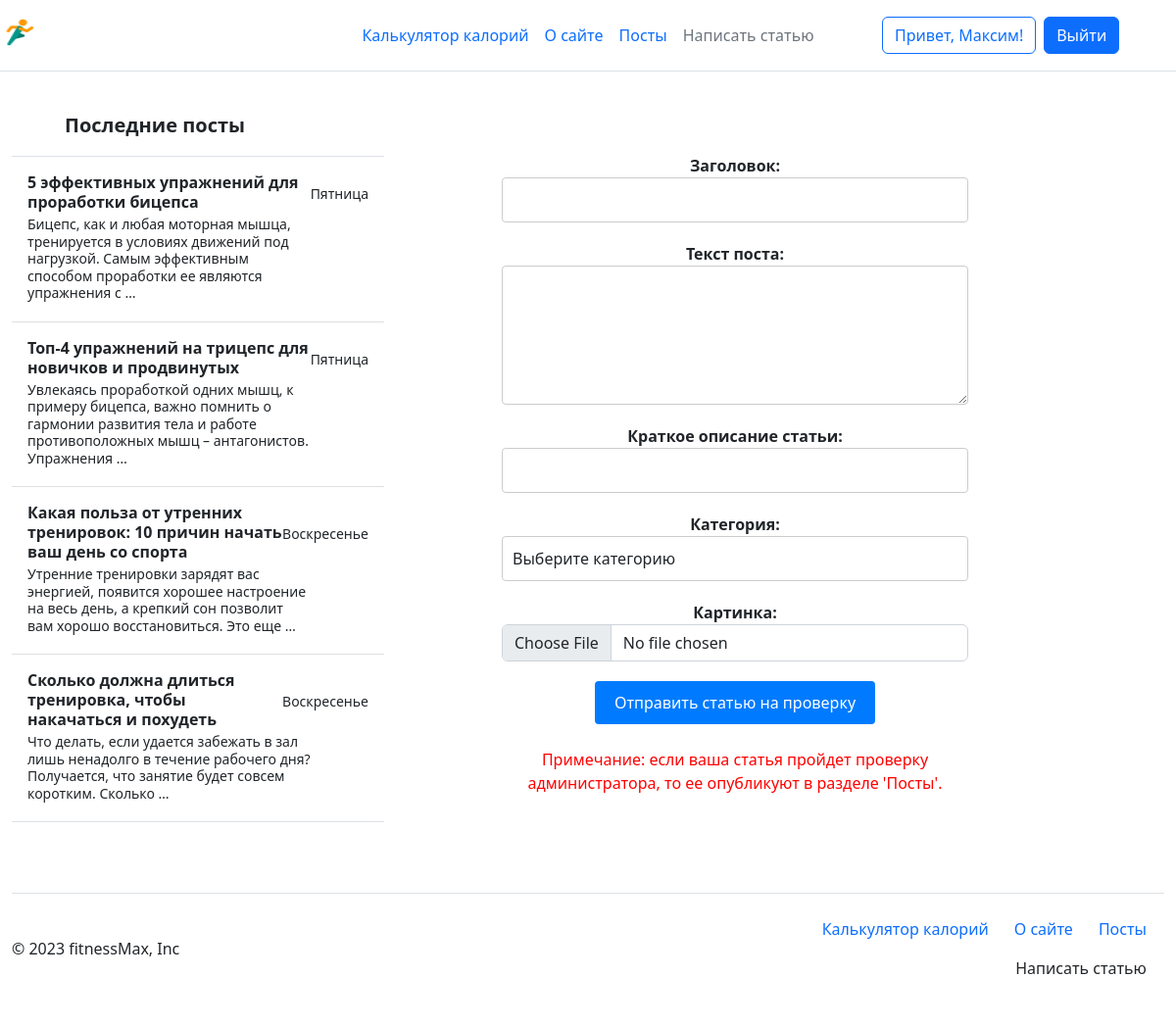
Screenshot of /posts/add_page/ (signed in) with the database file from the repository.
### calorie_calculator/models.py (models this page shows)
class Menu(models.Model):
    name = models.CharField(max_length=255, blank=True, verbose_name='Название')
    description = models.TextField(verbose_name='Описание')
    slug = models.CharField(max_length=255, verbose_name='URL', unique=True, null=True, blank=True)
    view_name = models.CharField(max_length=255, verbose_name='Название view', null=True)
    title_for_page = models.CharField(max_length=255, verbose_name='Заголовок для страницы', blank=True, null=True)
    def get_absolute_url(self):
        if self.slug is None:
            return reverse('home')
        return reverse(viewname=f'{self.view_name}')
    def __str__(self):
        return self.name

### registration/models.py (models this page shows)
class CustomUser(AbstractUser):
    avatar = models.ImageField(upload_to='avatars/', blank=True, null=True)
    email = models.EmailField(unique=True)

### posts/models.py (models this page shows, shortened)
class Posts(models.Model):
    title = models.CharField(max_length=255, verbose_name='Заголовок')
    content = models.TextField(verbose_name='Текст поста')
    description = models.CharField(max_length=255, verbose_name='Краткое описание статьи')
    slug = models.SlugField(max_length=255, db_index=True, unique=True, verbose_name='URL')
    cat = models.ForeignKey('Category', on_delete=models.CASCADE, verbose_name='Категория', null=True)
    time_create = models.DateTimeField(auto_now_add=True, verbose_name='Время создания')
    photo = models.ImageField(upload_to='photos/%Y/%m/%d', verbose_name='Картинка', null=True)
    author = models.ForeignKey(AUTH_USER_MODEL, on_delete=models.CASCADE, verbose_name='Автор', blank=True, null=True)
    is_published = models.BooleanField(verbose_name='Публикация', default=False)
    class Meta:
        verbose_name = 'Посты'
        verbose_name_plural = 'Посты'
        ordering = ['-time_create', '-title']
    def get_absolute_url(self):
        return reverse('post', kwargs={'post_slug': self.slug})

### posts/views.py (the view, shortened to what this page needs)
# urls.py: path('add_page/', AddPage.as_view(), name='AddPage'),
class AddPage(LoginRequiredMixin, DataMixin, CreateView):
    form_class = AddPageForm
    template_name = 'posts/add_page.html'
    success_url = reverse_lazy('PostsHome')
    login_url = reverse_lazy('register')
    def get_context_data(self, *, object_list=None, **kwargs):
        context = super().get_context_data(**kwargs)
        c_def = self.get_user_context(title='Создание статьи')
        return dict(list(context.items()) + list(c_def.items()))

### posts/forms.py (shortened to what this page needs)
class AddPageForm(forms.ModelForm):
    def __init__(self, *args, **kwargs):
        super().__init__(*args, **kwargs)
        self.fields['cat'].empty_label = 'Выберите категорию'
    class Meta:
        model = Posts
        fields = ['title', 'content', 'description', 'cat', 'photo']
        widgets = {
            'title': forms.TextInput({'class': 'form-control'}),
            'content': forms.Textarea({'class': 'form-control', 'rows': '5'}),
            'description': forms.TextInput({'class': 'form-control'}),
            'cat': forms.Select({'class': 'form-select'}),
            'photo': forms.ClearableFileInput({'class': 'form-control'})
        }

### posts/models.py (called while the page is built)
    def __str__(self):
        return self.name

### utils.py (called while the page is built)
    def get_user_context(self, **kwargs):
        context = kwargs
        last_posts = Posts.objects.all().filter(is_published=True).order_by('-time_create')[:6]
        menu = Menu.objects.all()
        context['menu'] = menu
        context['last_posts'] = last_posts
        return context

### posts/templates/posts/add_page.html (shortened to what this page needs)
{% extends 'common/base.html' %}
{% block content %}
<form method="post" action="{% url 'AddPage' %}" class="add-page-form" enctype="multipart/form-data">
    {% for f in form %}
    <div class="form-group">
        <label for="{{f.id_for_label}}">{{f.label}}: </label> {{f}}
    </div>
    {% endfor %}
    <button type="submit" class="btn btn-primary">Отправить статью на проверку</button>
</form>
<br>
<p style="color: red;">Примечание: если ваша статья пройдет проверку администратора, то ее опубликуют в разделе 'Посты'.</p>
{% endblock %}

### templates/common/base.html (shortened to what this page needs)
{% load static %}
<!DOCTYPE html>
<html lang="en">
<head>
    <link rel="stylesheet" href="https://cdn.jsdelivr.net/npm/bootstrap@5.2.3/dist/css/bootstrap.min.css">
    <link rel="stylesheet" href="{% static 'css/styles.css' %}">
    <link rel="stylesheet" href="{% static 'calorie_calculator/css/styles.css' %}">
    <link rel="stylesheet" href="{% static 'posts/css/style.css' %}">
    <link rel="stylesheet" href="{% static 'posts/css/addpage.css' %}">
    <link rel="stylesheet" href="{% static 'posts/css/paginator.css' %}">
    <link rel="stylesheet" href="{% static 'posts/css/comments.css' %}">
</head>
<body>
    {% block header %}
    <header class="d-flex flex-wrap align-items-center justify-content-center justify-content-md-between py-3 mb-4 border-bottom">
        <div class="col-md-3 mb-2 mb-md-0 dop_png">
          <a href="/" class="d-inline-flex link-body-emphasis text-decoration-none">
            <img src="{% static 'calorie_calculator/images/main.png' %}" width="40" height="32">
          </a>
        </div>
        <ul class="nav col-12 col-md-auto mb-2 justify-content-center mb-md-0 dop_header">
          {% for m in menu %}
          {% if m.slug == request.path|slice:'1:'|slice:'-1' or m.slug is None and request.path == '/' %}
          <li class="nav-link px-2 link-secondary">{{m}}</li>
          {% else %}
          <li><a href="{{m.get_absolute_url}}" class="nav-link px-2">{{m}}</a></li>
        {% endif %}
        {% endfor %}
        </ul>
        <div class="col-md-3 text-end dop_login">
          {% if request.user.is_authenticated %}
          <form action="{% url 'logout' %}">
            <div class="d-flex">
              <button type="button" class="btn btn-outline-primary me-2">Привет, {{request.user.first_name}}!</button>
              <button type="submit" class="btn btn-primary">Выйти</button>
            </div>
          </form>
          {% endif %}
        </div>
      </header>
    {% endblock %}
    <div class="container-fluid">
      <div class="row">
        <div class="col-md-3 sidebar dop_sidebar">
    {% block sidebar %}
    <div class="d-flex flex-column align-items-stretch flex-shrink-0 bg-body-tertiary" style="width: 380px;">
      <a href="{% url 'PostsHome' %}" class="d-flex align-items-center flex-shrink-0 p-3 link-body-emphasis text-decoration-none border-bottom">
        <svg class="bi pe-none me-2" width="30" height="24"><use xlink:href="#bootstrap"></use></svg>
        <span class="fs-5 fw-semibold">Последние посты</span>
      </a>
      <div class="list-group list-group-flush border-bottom scrollarea mini_tel">
      {% for p in last_posts %}
        {% if request.path_info|slice:'7:'|slice:'0:-1' == p.slug %}
        <a href="{{p.get_absolute_url}}" class="list-group-item list-group-item-action active py-3 lh-sm" aria-current="true">
          <div class="d-flex w-100 align-items-center justify-content-between">
            <strong class="mb-1">{{p.title}}</strong>
            <small>{{ p.time_create|date:'l' }}</small>
          </div>
          <div class="col-10 mb-1 small">{{p.description|truncatewords:20}}</div>
        </a>
        {% else %}
        <a href="{{p.get_absolute_url}}" class="list-group-item list-group-item-action py-3 lh-sm">
          <div class="d-flex w-100 align-items-center justify-content-between">
            <strong class="mb-1">{{p.title}}</strong>
            <small class="text-body-secondary">{{ p.time_create|date:'l' }}</small>
          </div>
          <div class="col-10 mb-1 small">{{p.description|truncatewords:20}}</div>
        </a>
        {% endif %}
        {% endfor %}
      </div>
    </div>
    {% endblock %}
  </div>
  <div class="col-md-9 content mobile">
    <div class="content content-text-center">
    {% block content %}
    {% endblock %}
        </div>
    </div>
  </div>
  </div>
  {% block footer %}
  <div class="container-fluid">
    <footer class="d-flex flex-wrap justify-content-between align-items-center py-3 my-4 border-top">
      <p class="col-md-4 mb-0 text-body-secondary">© 2023 fitnessMax, Inc</p>
      <a href="/" class="col-md-4 d-flex align-items-center justify-content-center mb-3 mb-md-0 me-md-auto link-body-emphasis text-decoration-none">
        <svg class="bi me-2" width="40" height="32"><use xlink:href="#bootstrap"></use></svg>
      </a>
      <ul class="nav col-md-4 justify-content-end">
        {% for m in menu %}
        {% if m.slug == request.path|slice:'1:'|slice:'-1' or m.slug is None and request.path == '/' %}
          <li class="nav-link px-2 text-body">{{m}}</li>
        {% else %}
          <li class="nav-item"><a href="{{m.get_absolute_url}}" class="nav-link px-2 text-body-secondary">{{m}}</a></li>
        {% endif %}
        {% endfor %}
      </ul>
    </footer>
  </div>
  {% endblock %}
</body>
</html>

### calorie_calculator/static/calorie_calculator/css/styles.css (style rules this page uses)
.content-text-center { margin: 10px 150px; text-align: center; padding: 50px; }
html, body { height: 100%; }
body { display: flex; flex-direction: column; }
.container-fluid { flex: 1; }
footer { display: flex; align-items: center; justify-content: space-between; position: relative; bottom: 0; left: 0; width: 100%; }
footer ul.nav { display: flex; list-style: none; padding: 0; margin: 0; }
footer ul.nav li { margin-right: 10px; }

### posts/static/posts/css/addpage.css (style rules this page uses)
.add-page-form { max-width: 600px; margin: 0 auto; }
.add-page-form .form-group { margin-bottom: 20px; }
.add-page-form label { font-weight: bold; }
.add-page-form input[type="text"], .add-page-form textarea { width: 100%; padding: 10px; border: 1px solid #ccc; border-radius: 4px; }
.add-page-form select { width: 100%; padding: 10px; border: 1px solid #ccc; border-radius: 4px; appearance: none; -webkit-appearance: none; -moz-appearance: none; background-image: url("path/to/custom-select-arrow.png"); background-position: right center; background-repeat: no-repeat; background-color: #fff; }
.add-page-form .btn-primary { padding: 10px 20px; background-color: #007bff; color: #fff; border: none; border-radius: 4px; cursor: pointer; }

### rows the page displays
Menu: name "Калькулятор калорий"
Menu: name "О сайте"
Menu: name "Посты"
Menu: name "Написать статью"
CustomUser: user.first_name "Максим"
Posts: title "5 эффективных упражнений для проработки бицепса", time_create "Пятница", description "Бицепс, как и любая моторная мышца, тренируется в условиях движений под нагрузкой. Самым эффективным способом проработки ее являются упражнения с …"
Posts: title "Топ-4 упражнений на трицепс для новичков и продвинутых", time_create "Пятница", description "Увлекаясь проработкой одних мышц, к примеру бицепса, важно помнить о гармонии развития тела и работе противоположных мышц – антагонистов. Упражнения …"
Posts: title "Какая польза от утренних тренировок: 10 причин начать ваш день со спорта", time_create "Воскресенье", description "Утренние тренировки зарядят вас энергией, появится хорошее настроение на весь день, а крепкий сон позволит вам хорошо восстановиться. Это еще …"
Posts: title "Сколько должна длиться тренировка, чтобы накачаться и похудеть", time_create "Воскресенье", description "Что делать, если удается забежать в зал лишь ненадолго в течение рабочего дня? Получается, что занятие будет совсем коротким. Сколько …"

### other values shown
{{ f.label }} "Заголовок" "Текст поста" "Краткое описание статьи" "Категория" "Картинка"
